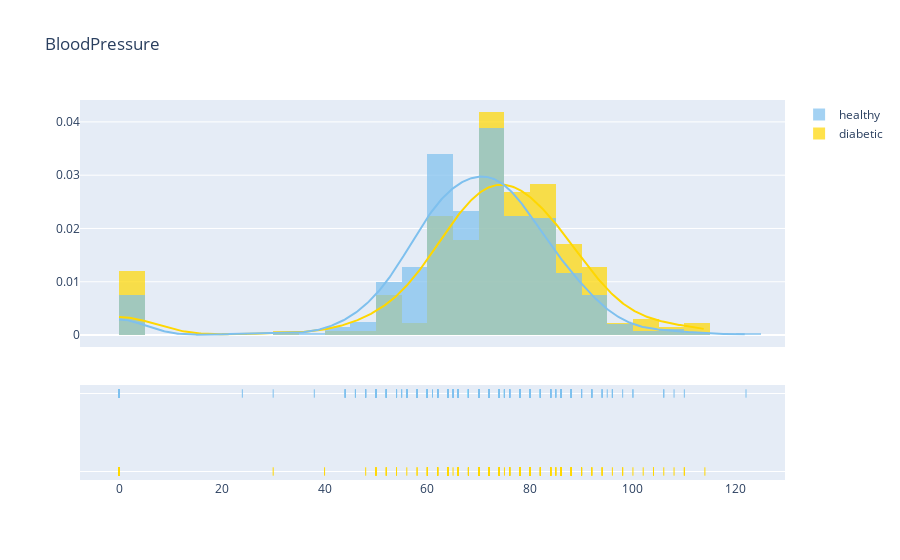

Write notebook code for a chart like this one.
### Code cell
plot_distribution('BloodPressure', 5)
median_target('BloodPressure')

### Figure 1 — Plotly figure (JSON) as saved in the notebook; plotly's stock layout.template omitted (floating-point values rounded to 4 significant figures; data arrays with more than 128 entries replaced by an {"elided": "..."} marker saying what was removed)
{"data": [{"autobinx": false, "histnorm": "probability density", "legendgroup": "diabetic", "marker": {"color": "#FFD700"}, "name": "diabetic", "opacity": 0.7, "type": "histogram", "x": {"elided": "268 int values"}, "xaxis": "x", "xbins": {"end": 114, "size": 5, "start": 0}, "yaxis": "y"}, {"autobinx": false, "histnorm": "probability density", "legendgroup": "healthy", "marker": {"color": "#7EC0EE"}, "name": "healthy", "opacity": 0.7, "type": "histogram", "x": {"elided": "500 int values"}, "xaxis": "x", "xbins": {"end": 122, "size": 5, "start": 0}, "yaxis": "y"}, {"legendgroup": "diabetic", "marker": {"color": "#FFD700"}, "mode": "lines", "name": "diabetic", "showlegend": false, "type": "scatter", "x": {"elided": "500 float values"}, "xaxis": "x", "y": {"elided": "500 float values"}, "yaxis": "y"}, {"legendgroup": "healthy", "marker": {"color": "#7EC0EE"}, "mode": "lines", "name": "healthy", "showlegend": false, "type": "scatter", "x": {"elided": "500 float values"}, "xaxis": "x", "y": {"elided": "500 float values"}, "yaxis": "y"}, {"legendgroup": "diabetic", "marker": {"color": "#FFD700", "symbol": "line-ns-open"}, "mode": "markers", "name": "diabetic", "showlegend": false, "type": "scatter", "x": {"elided": "268 int values"}, "xaxis": "x", "y": {"elided": "268 str values"}, "yaxis": "y2"}, {"legendgroup": "healthy", "marker": {"color": "#7EC0EE", "symbol": "line-ns-open"}, "mode": "markers", "name": "healthy", "showlegend": false, "type": "scatter", "x": {"elided": "500 int values"}, "xaxis": "x", "y": {"elided": "500 str values"}, "yaxis": "y2"}], "layout": {"barmode": "overlay", "hovermode": "closest", "legend": {"traceorder": "reversed"}, "title": {"text": "BloodPressure"}, "xaxis": {"anchor": "y2", "domain": [0, 1], "zeroline": false}, "yaxis": {"anchor": "free", "domain": [0.35, 1], "position": 0}, "yaxis2": {"anchor": "x", "domain": [0, 0.25], "dtick": 1, "showticklabels": false}}}
